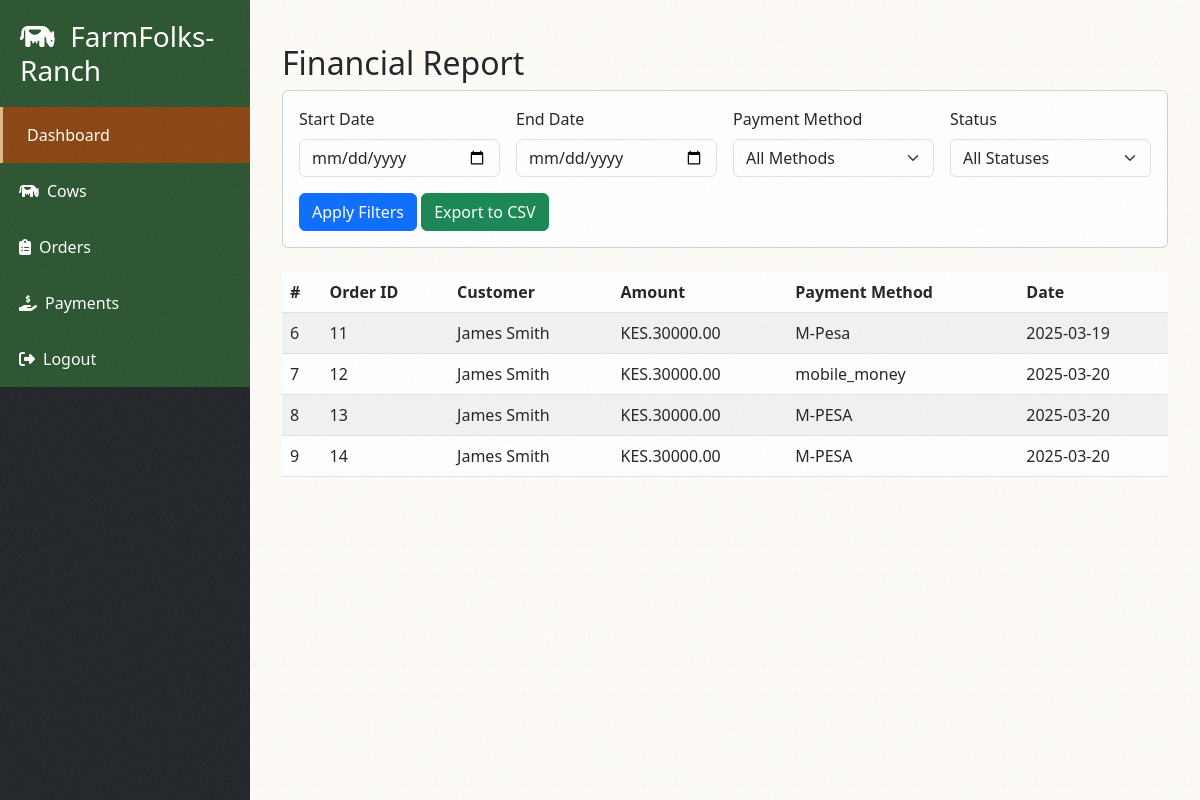
/reports/financial-report/, run on the app's committed database.
### payments/models.py (models this page shows, shortened)
class Payment(AbstractBaseModel):
    order = models.ForeignKey("orders.Order", on_delete=models.CASCADE)
    amount = models.DecimalField(max_digits=10, decimal_places=2)
    payment_method = models.CharField(max_length=255)

### orders/models.py (models this page shows, shortened)
class Order(AbstractBaseModel):
    user = models.ForeignKey("users.User", on_delete=models.CASCADE)
    total_cost = models.DecimalField(max_digits=100, decimal_places=2)
    amount_paid = models.DecimalField(max_digits=100, decimal_places=2, default=0)
    status = models.CharField(max_length=255, choices=STATUS_CHOICES)
    receiver = models.ForeignKey("users.User", on_delete=models.CASCADE, related_name='ordersreceiver', null=True, blank=True)
    payment_reference = models.CharField(max_length=255, null=True, blank=True)
    payment_method = models.CharField(max_length=255, null=True, blank=True)
    payment_url = models.URLField(null=True, blank=True)

### users/models.py (models this page shows, shortened)
class User(AbstractBaseModel, AbstractUser):
    role = models.CharField(max_length=20, default="Customer")
    gender = models.CharField(max_length=10, null=True, blank=True)
    phone_number = models.CharField(max_length=10, null=True, blank=True)
    address = models.TextField(null=True, blank=True)
    city = models.CharField(max_length=100, null=True, blank=True)
    county = models.CharField(max_length=100, null=True, blank=True)
    country = models.CharField(max_length=100, null=True, blank=True)
    profile_picture = models.ImageField(upload_to="profile_pictures/", null=True, blank=True)

### reports/views.py (the view, shortened to what this page needs)
# urls.py: path('financial-report/', financial_report, name='financial-report'),
def financial_report(request):
    payments = Payment.objects.all()
    start_date = request.GET.get('start_date')
    end_date = request.GET.get('end_date')
    payment_method = request.GET.get('payment_method')
    status = request.GET.get('status')
    if start_date:
        start_date = datetime.strptime(start_date, '%Y-%m-%d')
        payments = payments.filter(created_at__date__gte=start_date)
    if end_date:
        end_date = datetime.strptime(end_date, '%Y-%m-%d')
        payments = payments.filter(created_at__date__lte=end_date)
    if payment_method:
        payments = payments.filter(payment_method=payment_method)
    if status:
        payments = payments.filter(status=status)
    payment_types = Payment.objects.values_list('payment_method', flat=True).distinct()
    payment_statuses = ["Completed", "Pending", "Failed", "Refunded"]
    context = {
        'payments': payments,
        'payment_types': payment_types,
        'payment_statuses': payment_statuses,
        'start_date': start_date,
        'end_date': end_date,
        'selected_payment_method': payment_method,
        'selected_status': status,
    }
    return render(request, 'reports/payments.html', context)

### templates/reports/payments.html (shortened to what this page needs)
{% extends 'dashboard_base.html' %}
{% block content %}
<div class="container mt-4">
    <h2>Financial Report</h2>
    <div class="card mb-4">
        <div class="card-body">
            <form method="get" class="row g-3">
                <div class="col-md-3">
                    <label for="start_date" class="form-label">Start Date</label>
                    <input type="date" class="form-control" id="start_date" name="start_date"
                           max="{{ today|date:'Y-m-d' }}"
                           value="{% if start_date %}{{ start_date|date:'Y-m-d' }}{% endif %}">
                </div>
                <div class="col-md-3">
                    <label for="end_date" class="form-label">End Date</label>
                    <input type="date" class="form-control" id="end_date" name="end_date"
                           max="{{ today|date:'Y-m-d' }}"
                           value="{% if end_date %}{{ end_date|date:'Y-m-d' }}{% endif %}">
                </div>
                <div class="col-md-3">
                    <label for="payment_method" class="form-label">Payment Method</label>
                    <select class="form-select" id="payment_method" name="payment_method">
                        <option value="">All Methods</option>
                    </select>
                </div>
                <div class="col-md-3">
                    <label for="status" class="form-label">Status</label>
                    <select class="form-select" id="status" name="status">
                        <option value="">All Statuses</option>
                    </select>
                </div>
                <div class="col-12">
                    <button type="submit" class="btn btn-primary">Apply Filters</button>
                    <button type="submit" name="export" value="csv" class="btn btn-success">
                        Export to CSV
                    </button>
                </div>
            </form>
        </div>
    </div>
    <div class="table-responsive">
        <table class="table table-striped">
            <thead>
                <tr>
                    <th>#</th>
                    <th>Order ID</th>
                    <th>Customer</th>
                    <th>Amount</th>
                    <th>Payment Method</th>
                    <th>Date</th>
                </tr>
            </thead>
            <tbody>
                {% for payment in payments %}
                <tr>
                    <td>{{ payment.id }}</td>
                    <td>{{ payment.order.id|default:'N/A' }}</td>
                    <td>{{ payment.order.user.first_name }} {{ payment.order.user.last_name }}</td>
                    <td>KES.{{ payment.amount }}</td>
                    <td>{{ payment.payment_method }}</td>
                    <td>{{ payment.created_at|date:"Y-m-d" }}</td>
                </tr>
                {% empty %}
                <tr>
                    <td colspan="7" class="text-center">No payments found</td>
                </tr>
                {% endfor %}
            </tbody>
        </table>
    </div>
</div>
{% endblock %}

### templates/dashboard_base.html (style rules this page uses)
:root { --ranch-green: #2C5530; --ranch-brown: #8B4513; --ranch-tan: #DEB887; --ranch-light: #F5DEB3; --ranch-dark: #1C3320; }
body { margin: 0; padding: 0; background-color: var(--ranch-light); font-family: 'Segoe UI', system-ui, -apple-system, sans-serif; }
body::before { content: ''; position: fixed; top: 0; left: 0; width: 100%; height: 100%; opacity: 0.05; pointer-events: none; z-index: 1; }

### data on the page
Payment: id "6", order.id "11", order.user.first_name "James", order.user.last_name "Smith", amount "30000.00", payment_method "M-Pesa", created_at "2025-03-19"
Payment: id "7", order.id "12", order.user.first_name "James", order.user.last_name "Smith", amount "30000.00", payment_method "mobile_money", created_at "2025-03-20"
Payment: id "8", order.id "13", order.user.first_name "James", order.user.last_name "Smith", amount "30000.00", payment_method "M-PESA", created_at "2025-03-20"
Payment: id "9", order.id "14", order.user.first_name "James", order.user.last_name "Smith", amount "30000.00", payment_method "M-PESA", created_at "2025-03-20"
